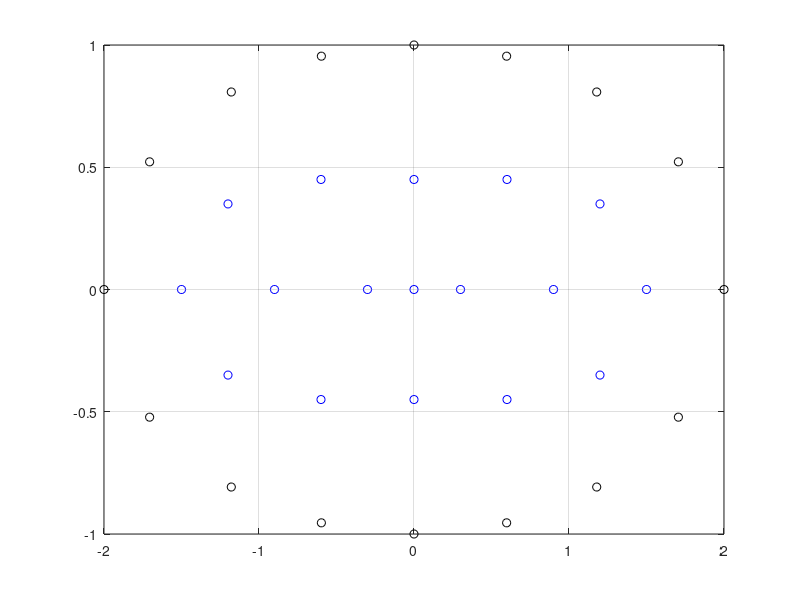

This chart was generated by the following MATLAB code:
format short
clear all
clc


 
const=-2;

NN=16; % Número de nodos en la frontera.
NE=16; % Número de elementos en la frontera.
L=17; % Número de nodos internos.
NCI=48; % Número de celdas internas (unicamente en el cado de Uxx+Uyy=b)
NPI=7; % Número de puntos de integración para las celdas internas.
NI=4; % Número de puntos de integración para los elementos de la frontera.
VAL=2; % % Selecciona el tipo de condición de frontera VAL=1- q conocido, q desconocido; VAL=2- q conocido, u desconocido.


% Contantes para la integración sobre elementos
POEI=[0.86113631,-0.86113631,0.33998104,-0.33998104];
FDEP=[0.34785485,0.34785485,0.65214515,0.65214515];

% Datos para la integración sobre celda
WW=[0.225,0.12592918,0.12592918,0.12592918,0.13239416,0.13239416,0.13239416];
CP=[0.33333333,0.79742699,0.10128651;0.10128651,0.05971587,0.4701426;0.47014206,0.33333333,0.10128651;0.79742699,0.10128651,0.47014206;0.05971587,0.47014206,0.33333333;0.10128651,0.10128651,0.79742699;0.47014206,0.47014206,0.05971587];

% Datos para los nodos en la frontera (LOS PUNTOS DEBEN DE COLOCARSE
% ANTIHORARIO
x=[2,1.705706,1.178800,0.597614,0,-0.597614,-1.178800,-1.705706,-2,-1.705706,-1.178800,-0.597614,0,0.597614,1.178800,1.705706];
y=[0,-0.522150,-0.807841,-0.954310,-1,-0.954310,-0.807841,-0.522150,0,0.522150,0.807841,0.954310,1,0.954310,0.807841,0.522150];


% Datos para los nodos internos
xint=[1.5,1.2,0.6,0,-0.6,-1.2,-1.5,-1.2,-0.6,0,0.6,1.2,0.9,0.3,0,-0.3,-0.9];
yint=[0,-0.35,-0.45,-0.45,-0.45,-0.35,0,0.35,0.45,0.45,0.45,0.35,0,0,0,0,0];


% Nodos para realizar las particiones triangulares del método

MKJ=[2,1,17;16,17,1;9,8,23;9,23,10;28,17,16;18,2,17;24,10,23;22,23,8;15,28,16;3,2,18;7,22,8;11,10,24;29,17,28;29,18,17;23,22,33;23,33,24;27,28,15;19,3,18;22,7,21;11,24,25;27,15,14;19,4,3;21,7,6;25,12,11;27,29,28;19,18,29;22,21,33;33,25,24;27,30,29;30,19,29;25,33,32;33,21,32;26,27,14;20,4,19;21,6,20;12,25,26;26,30,27;20,19,30;21,20,32;32,26,25;13,26,14;5,4,20;5,20,6;26,13,12;31,30,26;31,20,30;31,32,20;31,26,32];


if const==0
    NCI=0;
%     disp('Ecuación de Laplace Uxx=Uyy')
else
    NCI=NCI;
%     disp('Ecuación de Poisson Uxx+Uyy=b')
end

for I=1:NN  % Conectando los elementos de la frontera NODO A NODO.
    
    CON(I,1)=I;
    CON(I,2)=I+1;
    CON(NN,2)=1;
    zf(I)=I; % Nodos de las fronteras.
    
end


for I=NN+1:NN+L
    
    KODE(I)=0;
    U(I)=0;
    Q(I)=0;          
     
end


%--------------------------------------------------------------
for i=1:L % Agrega los nodos internos desde el nodo NN.
    zint(i)=NN+i;
end

% READ COORDINATES OF NODES

z=[zf';zint']; % Une los vectores en uno solo (frontera+internos)
X=[x';xint'];
Y=[y';yint'];
XYZ=[z,X,Y]'; % Vector que imprime todos los nodos y sus respectivas coordenadas.

%--------------------------------------------------------------

% Cálculo del área de las celdas internas

for J=1:NCI
    
    I1=MKJ(J,1);
    I2=MKJ(J,2);
    I3=MKJ(J,3);
    AB1=Y(I2)-Y(I3);
    AB2=Y(I3)-Y(I1);
    AB4=X(I3)-X(I2);
    AB5=X(I1)-X(I3);
    DA(J)=abs((AB1*AB5-AB2*AB4)/2);
    
end


for II=1:NN  % Selecciona el tipo de condición de frontera 1- q conocido, q desconocido; 2- q conocido, u desconocido.
    
    KODE(II)=VAL;
    
    if VAL==1
    
        U(II)=VAL;

    end
    
    if VAL==2
        
        Q(II)=VAL;

    end
end
    

% Cálculo de la longitud de cada segmento de recta que une a cada nodo.

for k=1:NE
    
    LE(k)=sqrt((x(CON(k,2))-x(CON(k,1)))^2+(y(CON(k,2))-y(CON(k,1)))^2);

end


% SUBRUTINA "ASSEM2"


for J1=1:NN+L  % Módulo para ensamblar la matriz H y G paa reducirlo a la condición AX=Y.
    
   XI=X(J1);
   YI=Y(J1);
   XY(J1)=0;

   for J=1:NN 
       
   HH(J1,J)=0;
   A(J1,J)=0;
   CC=0;
   
   for J2=1:NE
       
   LJ=LE(J2);
   N1=CON(J2,1);
   N2=CON(J2,2);
   X1=X(N1);
   X2=X(N2);
   Y1=Y(N1);
   Y2=Y(N2);
   H1=0;
   H2=0;
   G1=0;
   G2=0;
   
    for J3=1:4  % Computo de los coeficientes G y H  
          
            
        E = POEI(J3);
        w = FDEP(J3);
        XX = X1 + (1+E)*(X2-X1)/2;
        YY = Y1 + (1+E)*(Y2-Y1)/2;
        R = sqrt((XI-XX).^2 + (YI-YY).^2);
        PP = (((XI-XX).*(Y1-Y2)+(YI-YY).*(X2-X1))/(R.*R*4*pi))*w;

        % Elementos de H y G usando las formulas 2.4647 , 2.49-50
        
        H1=H1+((1-E)/2)*(PP);
        H2=H2+((1+E)/2)*(PP);
        PP=log(1/R)/(4*pi)*LJ*w;
        G1=G1+((1-E)/2)*(PP);
        G2=G2+((1+E)/2)*(PP);

         
        CC=CC-H1-H2;
        GE=LJ.*((3/2)-log(LJ))./(4.*pi); % Integración exacta para G cuando I y J son el mismo elemento.
    end
   end
   end

    
    
    if N1==J1
        % SE APLICA UNICAMENTE AL MÉTODO DRM.
        
        G1=GE;
        
    end
    
    if N2==J1
        
        G2=GE;
        
    end
        HH(J1,N1)=HH(J1,N1)+H1;
        HH(J1,N2)=HH(J1,N1)+H2;
        GG(J1,2*J2-1)=G1;
        GG(J1,2*J2)=G2;  % ###########################################################3
    
end 
% % #################################################
% % HASTA ACA ESTOY SEGURO DE QUE ESTA PERFECTO IGUAL QUE EL LIBRO
% % GUIA %%%%%%%%%%%%%%%%%%%%%%%%%%%%%%%%%%%%%%%%%%%%%%%%%%%%%%%%%%%
% 
%     % ######################################################### DUDA
%      
%     
%    end
%    end
% end
% 
for J1=1:NN

    KK=KODE(N1);
     
    if KK==0 | KK==2
        
        XY(J1)=XY(J1)+Q(N1)*G1;
        A(J1,N1)=A(J1,N1)+H1;
    
    else
        XY(J1)=XY(J1)-U(N1)*H1;
        A(J1,N1)=A(J1,N1)-H1;
    end

  
    KK=KODE(N2);
     
    if KK==0 | KK==2
        
        XY(J1)=XY(J1)+Q(N2)*G2;
        A(J1,N2)=A(J1,N2)+H2;
    
    else
        XY(J1)=XY(J1)-U(N2)*H2;
        A(J1,N2)=A(J1,N2)-G2;
    end

    %
%     
HH(J1,J1)=CC;  % Apply boundary conditions to diagonal term
KK=KODE(J1);
% %         
%     
    if KK==0 | KK==2
        
        
        A(J1,J1)=CC;
        
    else
        
        XY(J1)=XY(J1)-U(J1)*CC;
    end
    
    end
   
% 
% % SUBRUTINA NECMOD
% 
for I=1:NN+L
    
   XI=X(I);
   YI=Y(I);
   FF=0;
   
   for J1=1:NCI
       
      AR=DA(J1);
      N1=MKJ(J1,1);
      N2=MKJ(J1,2);
      N3=MKJ(J1,3);
       
      X1=X(N1);
      X2=X(N2);
      X3=X(N3);
      Y1=Y(N1);
      Y2=Y(N2);
      Y3=Y(N3);
      
      
      for J3=1:NPI
         
         C1=CP(J3,1);
         C2=CP(J3,2);
         C3=CP(J3,3);
          
         % XP, YP COODINATES OF INTEFRATION POINT 
         
         XP=X1*C1+X2*C2+X3*C3;
         YP=Y1*C1+Y2*C2+Y3*C3;
         
         % DX, DY COMPONENTS OR R
         
         
         DX=XI-XP;
         DY=YI-YP;
         R=sqrt(DX*DX+DY*DY);
         
         
         % SUMATORIA SOBRE LAS CELDAS USANDO LA FORMULA 2.78.
         
         FF=FF-WW(J3)*AR*log(1/R)*(const/(2*pi));
         D(I)=FF;
         
         for j=1:NN
             
         XY(j)=XY(j)+FF; % ##########################################
      end
      end
   end
    
end
% 
% 
% % SUBRUTINA SOLVER
% 
for M=1:NN-1
    
   AM=(1/A(M,M));
   


   for J=M+1:NN
       
       CD=A(M,J);
       A(M,J)=CD*AM;
    
   end 
   
       for N=M+1:NN
       
       ALM=A(N,M);
       
      
       for KK=M+1:NN
           
           A(N,KK)=A(N,KK)-A(M,KK)*ALM;
           
       end
       end
end


% SUBRUTINA SOLVER

        for M=1:NN-1
            
            AM=1/A(M,M);
            XY(M)=XY(M)*AM;
            
            for N=M+1:NN
                
                ALM=A(N,M);
                XY(N)=XY(N)-XY(M)*ALM;
                XY(NN)=XY(NN)/A(NN,NN);
                NI=NN;
                NI=NI-1;
                
                
                if NI~=0
                    
                    for J=NI+1:NN
                   
                        XY(NI)=XY(NI)-A(NI,J)*XY(J);
                        
                    end 
                end
                
            end
        end

    
for I=I:NN
    
    KK=KODE(I);
    
    if KK==0 | KK==2
       U(I)=XY(I);
       
    else
        
        Q(I)=XY(I);
        
    end
end

% SUBRUTINA INTERM

for I=NN+1:NN+L
    
   U(I)=0;
   
   for K=1:NN-1
   
       U(I)=U(I)+(GG(I,2*K)+GG(I,(2*K+1)))*Q(K+1);
       
       U(I)=U(I)+(GG(I,1)+GG(I,(2*NE)))*Q(1);
       
       for K1=1:NN
          
           U(I)=U(I)-HH(I,K1)*U(K1);
           U(I)=U(I)+D(I);
           
       end
   end
    
end

tabla2=[zf',x',y']'; % Crea los datos de la tabla "Data for boundary nodes"
tabla1=[zf',CON,LE']'; % Crea la tabla "Element data"
tabla4=[MKJ,DA']';
tabla3=[zint',xint',yint']';



fprintf('%6s %12s %12s\n','Nodo','Xfront','Yfront');
fprintf('%6.0f %12.4f %12.4f\n',tabla2);
disp('--------------------------------------------------')
fprintf('%6s %11s %12s\n','Nodo',' X int','Y int');
fprintf('%6.0f %12.4f %12.4f\n',tabla3);
disp('--------------------------------------------------')
fprintf('%6s %12s %12s %12s\n','Elemento','Nodo 1','Nodo 2','Longitud');
fprintf('%6.0f %12.0f %12.0f %12.6f\n',tabla1);
% disp('--------------------------------------------------')
fprintf('%8s %8s %12s\n','Nodo','X','Y');
fprintf('%6.0f %12.4f %12.4f\n',XYZ);
disp('--------------------------------------------------')
fprintf('%8s %12s %12s %12s\n','Nodo 1','Nodo 2','Nodo 3','Área celda');
fprintf('%8.0f %12.0f %12.0f %12.4f\n',tabla4);
disp('--------------------------------------------------')
fprintf('%10s %8s %12s\n','Nodo','U','Q');
fprintf('%8.0f %12.4f %12.4f\n',[z,U',Q']');


plot(x,y,'ko')
hold on 
plot(xint,yint,'bo')
grid on
